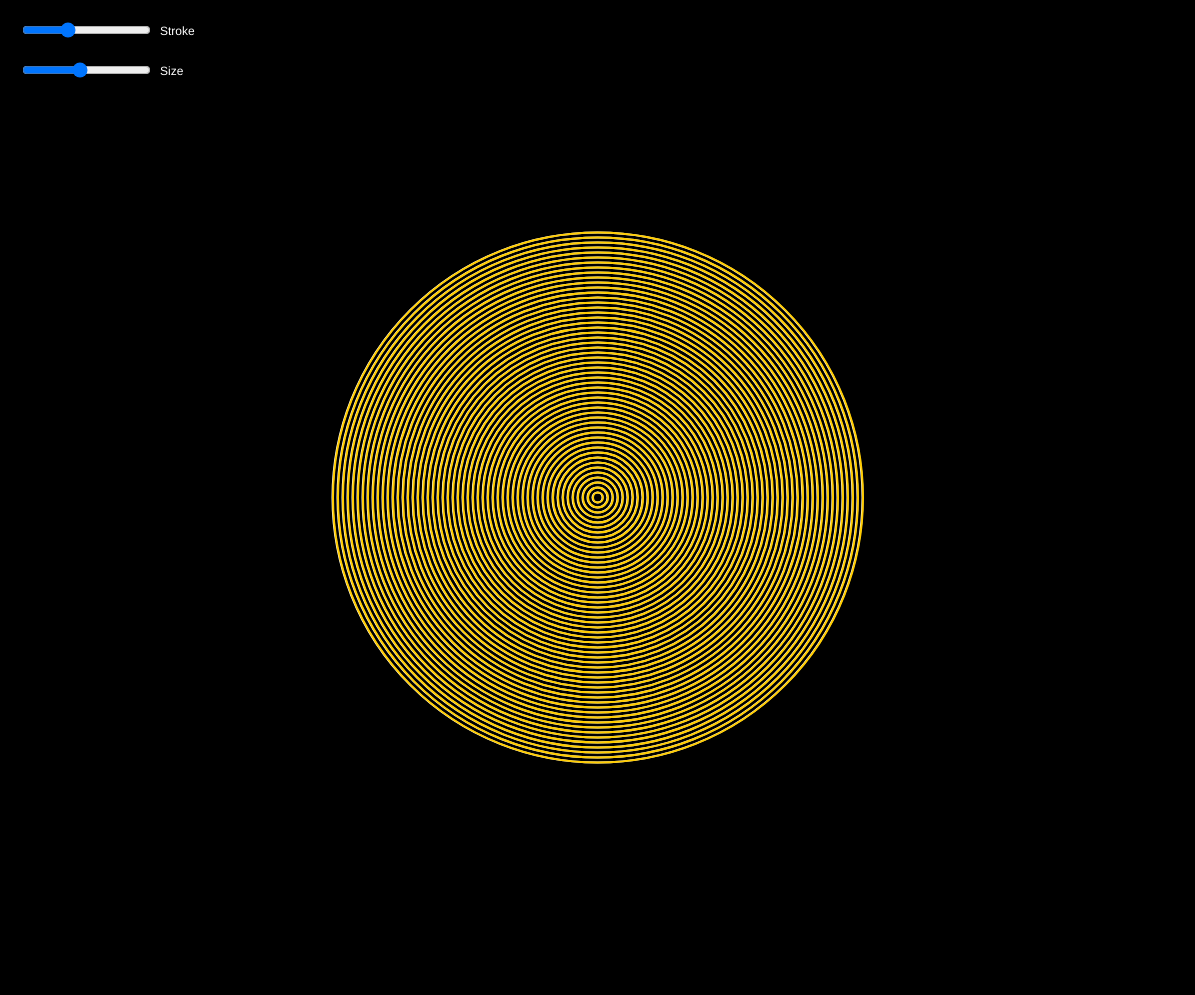
Frame 1 (no input)
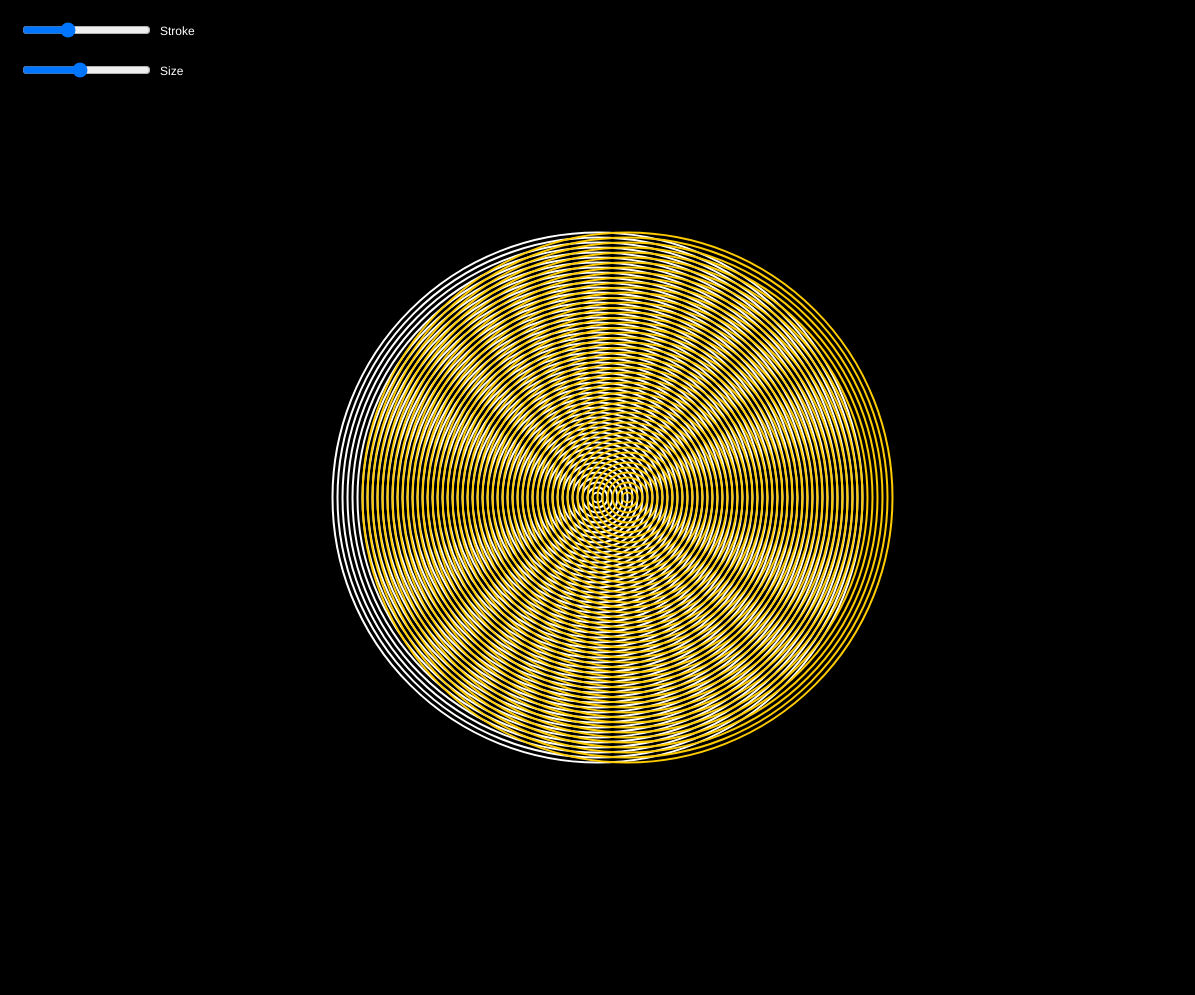
Frame 60 (no input)
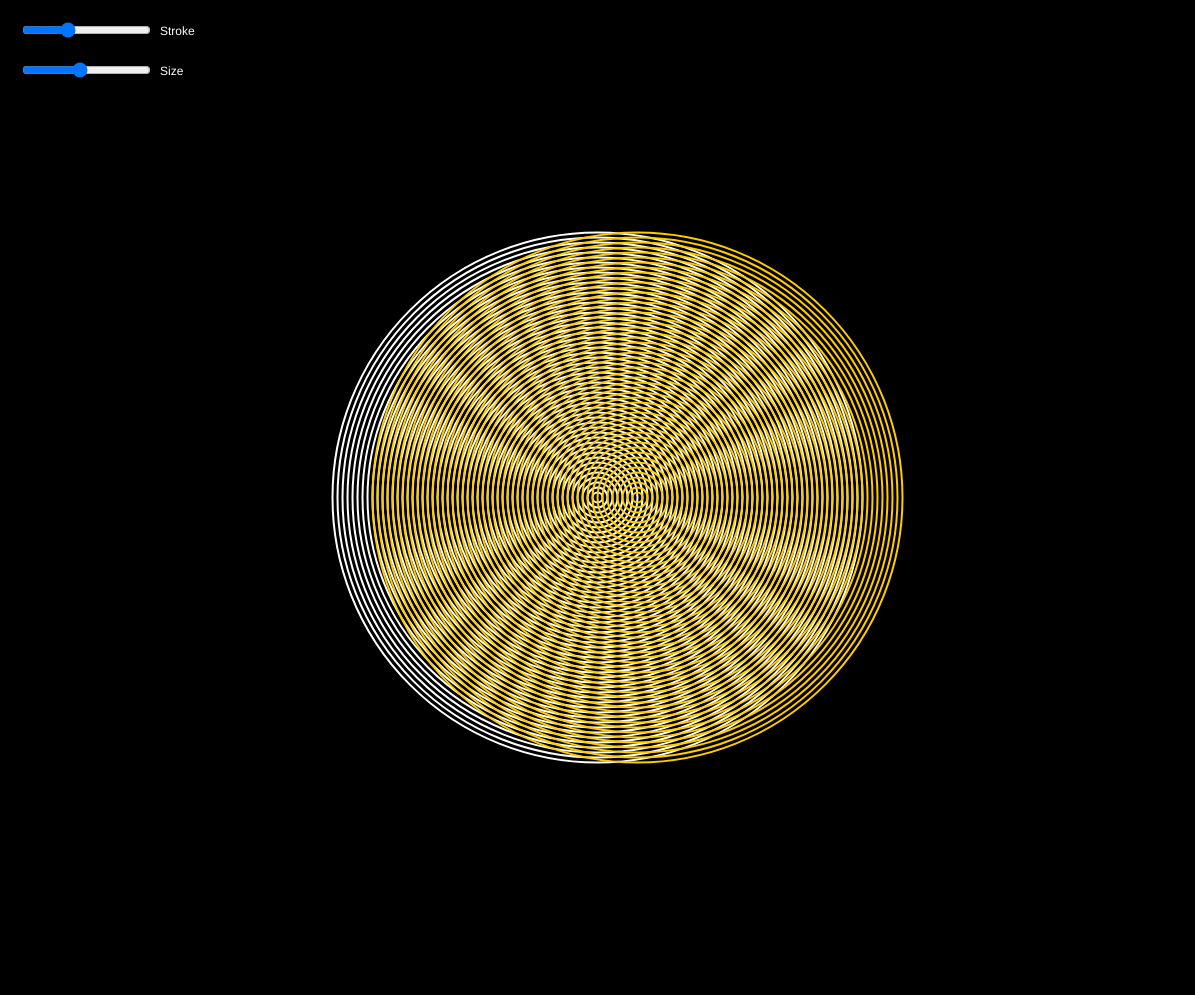
Frame 120 (the mouse pressed at the canvas centre since frame 60)

The p5.js sketch that drew these frames (run headless with seeded random() and noise() and a simulated clock; from frame 60 on, the mouse is pressed at the canvas centre):

// p5.js sketch
// ── sketch.js
var time = 0;
var x = 0;
var xspeed = 0.5;
var y = 0;
var speedy = 0.004;
var strokeslider, circlesize;

function setup() {
	//creating canvas, setting framerate
	createCanvas(windowWidth-5,windowHeight-5);
	noFill();
	frameRate(60);

	//creating sliders
	strokeslider = createSlider(100,400,200);
	strokeslider.position(20,20);
	circlesize = createSlider(10,100,50);
	circlesize.position(20,60);
	}

function draw() {
		//defining stroke value
		var s = strokeslider.value()/100;

		//creating time variable for different visuals
		time += 1;
		if (time>1098) {
			time = 0;
		}
	  background(0);

		//creating text, and translating circle to center
		stroke(255);
		push();
		noStroke();
		fill(255);
		text('Stroke',160,35);
		text('Size', 160,75);
		pop();
	  translate(width / 2, height / 2);

	  // white circle
	  strokeWeight(s);
	  drawcircles();

		//Creating the different animations, this one is from side to side
		if (time<600) {
				if (x>=50 || x < -50) {
					xspeed = -0.5
				} else if (x <= -50) {
					xspeed = 0.5
				}
			x = x + xspeed
			y = 0
		//This animation is the pulsating circles
		} else if (time <1200) {
				y += 0.004;
					if (y > 1) {
						y=0
					}
			scale(y);
			x=0
		}
		//This belongs to the first animation, and is what moves the circle
	  translate(x, 0);

		//Drawing the second circle, notice can be changed with slider
		push();
	  strokeWeight(s);
		stroke(255,204,0);
	  drawcircles();
		pop();
}

//Circle drawing function
function drawcircles() {
	//Size is adjustable with slider, width is fixed to windowheight
	var n = circlesize.value() /100;
  var w = width * n;
  var h = height /2;

	//Creating for loop for drawing the different circles
  for (var i = 0; i < w*0.9; i += 10) {
    ellipse(0, 0, i);
  }
}

//If window resizes, remove old sliders and make a new canvas
function windowResized() {
	removeElements();
	setup();
}
